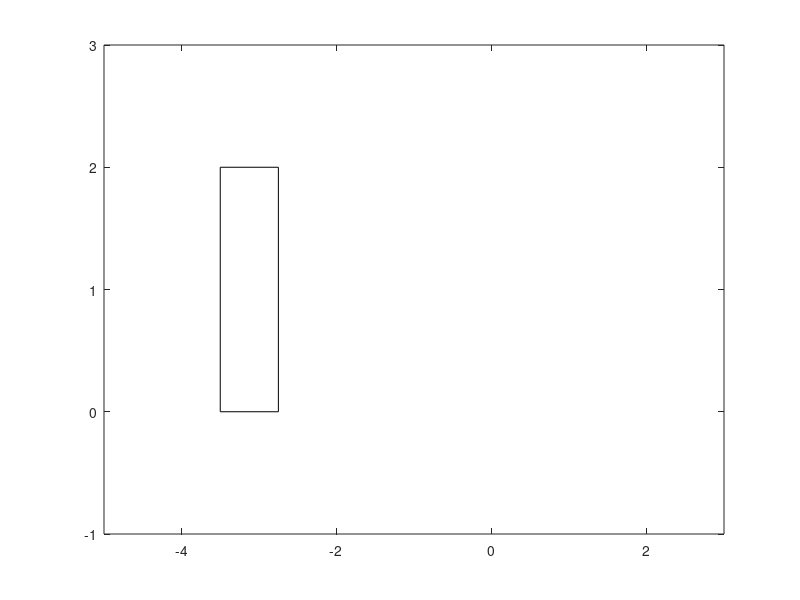

Recreate this plot in MATLAB.
function result = plot_square()

    x1=-3.5;
    x2=-2.75;
    y1=0;
    y2=2;
    x = [x1, x2, x2, x1, x1];
    y = [y1, y1, y2, y2, y1];
    plot(x, y, 'k-', 'LineWidth', 0.5);
    hold on;
    xlim([-5, 3]);
    ylim([-1, 3]);

result = 1;
end